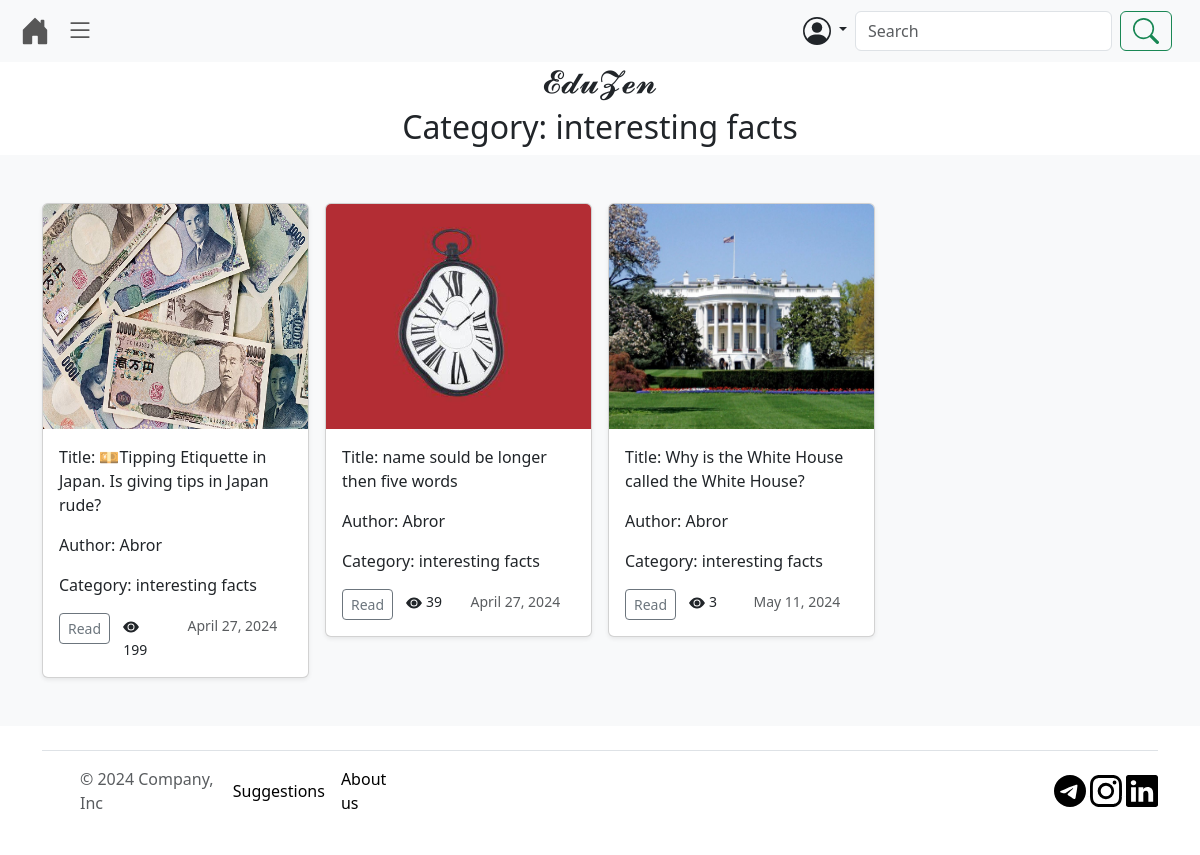
Page /category/12 (signed in) on the committed database.
### article/models.py (models this page shows, shortened)
class Caregory(models.Model):
    title = models.CharField(max_length=50,verbose_name='Category')
    class Meta:
        verbose_name = 'Category'
        verbose_name_plural = 'Categories'
    def __str__(self):
        return self.title

class Article(models.Model):
    title = models.CharField(max_length=255 , verbose_name='Article')
    date = models.DateField()
    author = models.CharField(max_length=50, verbose_name='Auther article')
    image = models.ImageField(upload_to='posters', blank=True, null=True, verbose_name='Poster')
    text = models.TextField(verbose_name='Discription: ')
    category = models.ForeignKey(Caregory, on_delete=models.CASCADE, verbose_name='Category')
    viewed = models.IntegerField(default=0)
    class Meta:
        verbose_name = 'Article'
        verbose_name_plural = 'Articles'
    def get_image(self):
        try:
            return self.image.url
        except:
            return 'https://cdn.iconscout.com/icon/premium/png-256-thumb/insert-image-9924441-8059276.png'

### article/views.py (the view)
# urls.py: path('category/<int:pk>', category_view, name='category'),
def category_view(request, pk):
    category = Caregory.objects.get(pk=pk)
    articles = Article.objects.filter(category=category)
    title = category.title
    context = {
        'articles': articles,
        'title': title
    }
    context.update(base_view(request))
    return render(request, 'article/category.html', context)

### article/form.py
class LoginForm(AuthenticationForm):
    username = forms.CharField(widget=forms.TextInput(attrs={
        'class': 'form-control'
    }))
    password = forms.CharField(widget=forms.PasswordInput(attrs={
        'class': 'form-control'
    }))

class RegistrationForm(UserCreationForm):
    email = forms.EmailField(widget=forms.EmailInput(attrs={
        'class': 'form-control'
    }))
    password1 = forms.CharField(widget=forms.PasswordInput(attrs={
        'class': 'form-control'
    }))
    password2 = forms.CharField(widget=forms.PasswordInput(attrs={
        'class': 'form-control'
    }))
    username = forms.CharField(widget=forms.TextInput(attrs={
        'class': 'form-control'
    }))
    first_name = forms.CharField(widget=forms.TextInput(attrs={
        'class': 'form-control'
    }))
    last_name = forms.CharField(widget=forms.TextInput(attrs={
        'class': 'form-control'
    }))
    class Meta:
        model = User
        fields = ['username', 'first_name', 'last_name', 'email', 'password1', 'password2',]

### article/context_processors.py (called while the page is built)
def global_forms(request):
    return {
        'login_form': LoginForm(),
        'register_form': RegistrationForm(),
        'suggestion_form': SuggestionForm(),
        'comment_form': CommentForm(),
        'edit_profile_form': EditProfileForm()
    }

### article/views.py (called while the page is built)
def base_view(request, **kwargs):
    user = request.user
    if request.user.is_authenticated:
        try:
            profile = Profile.objects.get(user=user)
        except:
            Profile.objects.create(user=user)
            profile = Profile.objects.get(user=user)
    else:
        profile = []
    categories = Caregory.objects.all()
    context = {
        'categories': categories,
        'profile': profile,
    }
    return context

### article/templates/article/category.html
{% extends 'base.html' %}
{% block main %}
<div class="text-center">
    <h2>Category: {{ title }}</h2>
</div>
<div class="album py-5 bg-body-tertiary">
    <div class="container">
      <div class="row row-cols-1 row-cols-sm-2 row-cols-md-4 g-3">
          {% for article in articles %}
        <div class="col">
          <div class="card shadow-sm">
            <img class="card-img-top" width="100%" height="225" src="{{ article.get_image }}" alt="">
            <div class="card-body">
              <p class="card-text">Title: {{ article.title }}</p>
              <p class="card-text">Author: {{ article.author }}</p>
              <p class="card-text">Category: {{ article.category }}</p>
              <div class="row ">
                <div class="col-3">
                  <button type="button"   class="btn btn-sm btn-outline-secondary "><a href="{% url 'article' article.pk %}" style="text-decoration: none; color: currentColor;">Read</a></button>
                </div>
                <div class="col-3">
                  <small><svg xmlns="http://www.w3.org/2000/svg" width="16" height="16" fill="currentColor" class="bi bi-eye-fill" viewBox="0 0 16 16">
  <path d="M10.5 8a2.5 2.5 0 1 1-5 0 2.5 2.5 0 0 1 5 0z"/>
  <path d="M0 8s3-5.5 8-5.5S16 8 16 8s-3 5.5-8 5.5S0 8 0 8zm8 3.5a3.5 3.5 0 1 0 0-7 3.5 3.5 0 0 0 0 7z"/>
</svg>
                  {{ article.viewed }}
                  </small>
                </div>
                <div class="col-6">
                  <small class="text-body-secondary">{{ article.date }}</small>
                </div>
              </div>
            </div>
          </div>
        </div>
        {% endfor %}
      </div>
    </div>
  </div>
{% endblock main %}

### rows in the picture
Caregory: title "interesting facts"
Article: get_image (picture), title "💴Tipping Etiquette in Japan. Is giving tips in Japan rude?", author "Abror", category "interesting facts", viewed "199", date "April 27, 2024"
Article: get_image (picture), title "name sould be longer then five words", author "Abror", category "interesting facts", viewed "39", date "April 27, 2024"
Article: get_image (picture), title "Why is the White House called the White House?", author "Abror", category "interesting facts", viewed "3", date "May 11, 2024"
